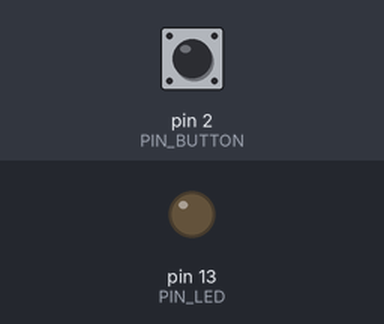
Bench run of a sketch on a simulated Arduino Uno, built with avr-gcc and run on an emulated ATmega328P. Shown: output pins drawn as LEDs (lit = HIGH). The test bench sets the inputs (shaded band); at power-on: pin 2 (PIN_BUTTON) HIGH.

Above: at 1.2 s.
1.3 s: pin 2 (PIN_BUTTON) pulled LOW for 0.15 s
At 1.37 s:
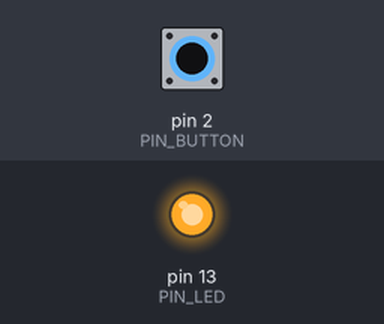
2.9 s: pin 2 (PIN_BUTTON) pulled LOW for 3.2 s
At 7.5 s:
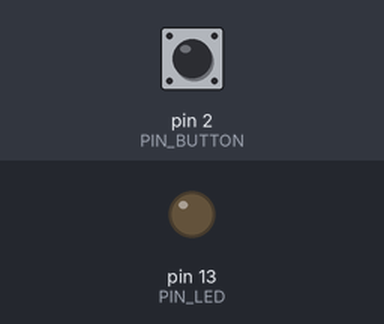
Timing chart, 0 to 9.0 s (numbered marks = the images above; inputs shaded):
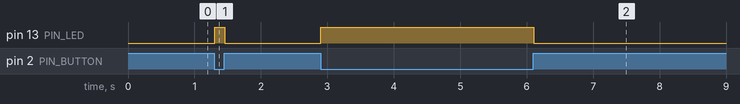

Measured:
- after the input at 1.3 s, pin 13 (PIN_LED): LOW → HIGH at once, → LOW 0.15 s later
- after the input at 2.9 s, pin 13 (PIN_LED): LOW → HIGH at once, → LOW 3.2 s later

The sketch:

LR6.ino
```cpp
#include <Bounce2.h>;
#define PIN_BUTTON 2
#define PIN_LED 13

// Создаем объект
Bounce debouncer = Bounce();

void setup() {

  // Устаовили тип пина
  pinMode(PIN_BUTTON, INPUT_PULLUP);

  // Даем бибилотеке знать, к какому пину мы подключили кнопку
  debouncer.attach(PIN_BUTTON);
  debouncer.interval(5); // Интервал, в течение которого мы не буем получать значения с пина

  //Setup the LED :
  pinMode(PIN_LED, OUTPUT);

}

void loop() {
  // Даем объекту бибилотеки знать, что надо обновить состояние - мы вошли в новый цкил loop
  debouncer.update();

  // Получаем значение кнопки
  int value = debouncer.read();

  // Теперь мы точно знаем, в каком состоянии находится наша кнопка
  if ( value == LOW ) {
    digitalWrite(PIN_LED, HIGH );
  }
  else {
    digitalWrite(PIN_LED, LOW );
  }
}
```
